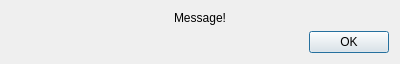
<?xml version="1.0" encoding="UTF-8"?>
<ui version="4.0">
 <class>message_dialog</class>
 <widget class="QDialog" name="message_dialog">
  <property name="geometry">
   <rect>
    <x>0</x>
    <y>0</y>
    <width>400</width>
    <height>60</height>
   </rect>
  </property>
  <property name="windowTitle">
   <string>Message</string>
  </property>
  <layout class="QVBoxLayout" name="verticalLayout">
   <item>
    <widget class="QLabel" name="message_label">
     <property name="font">
      <font>
       <pointsize>9</pointsize>
      </font>
     </property>
     <property name="text">
      <string>Message!</string>
     </property>
     <property name="alignment">
      <set>Qt::AlignCenter</set>
     </property>
    </widget>
   </item>
   <item>
    <widget class="QDialogButtonBox" name="buttonBox">
     <property name="standardButtons">
      <set>QDialogButtonBox::Ok</set>
     </property>
    </widget>
   </item>
  </layout>
 </widget>
 <resources/>
 <connections/>
</ui>
